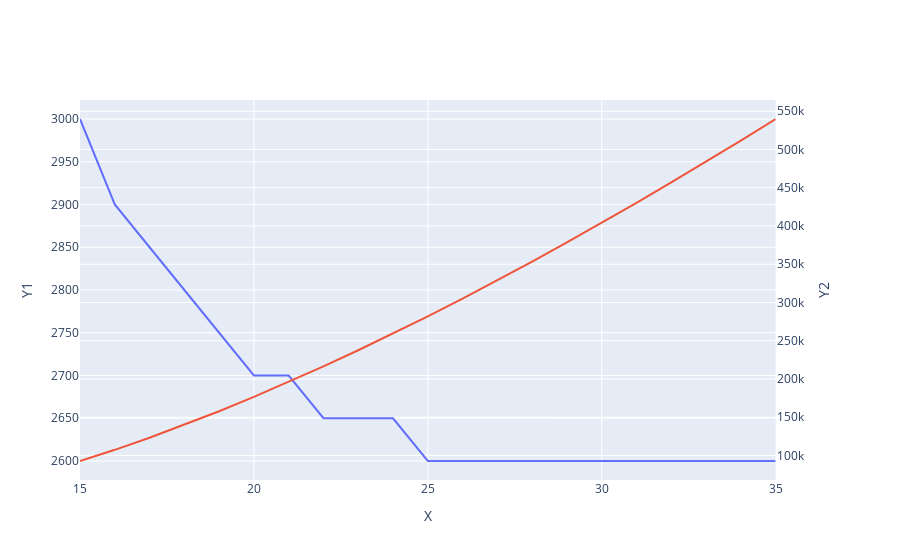

Here is the notebook cell this chart was saved with:
### Code cell
from plotly.subplots import make_subplots
subfig = make_subplots(specs=[[{"secondary_y": True}]])
y = list(map(lambda x: round(x/50)*50,rata121))
# create two independent figures with px.line each containing data from multiple columns
fig = px.line(x=x, y=y)
fig2 = px.line(x=x, y=odsetki)

fig2.update_traces(yaxis="y2")

subfig.add_traces(fig.data + fig2.data)
subfig.layout.xaxis.title="X"
subfig.layout.yaxis.title="Y1"
subfig.layout.yaxis2.title="Y2"

# recoloring is necessary otherwise lines from fig und fig2 would share each color
subfig.for_each_trace(lambda t: t.update(line={'color':t.marker.color}))
subfig.show()
y

### Figure 1 — Plotly figure (JSON) as saved in the notebook; plotly's stock layout.template omitted (floating-point values rounded to 4 significant figures)
{"data": [{"hovertemplate": "x=%{x}<br>y=%{y}<extra></extra>", "legendgroup": "", "line": {"dash": "solid"}, "marker": {"symbol": "circle"}, "mode": "lines", "name": "", "orientation": "v", "showlegend": false, "type": "scatter", "x": [15, 16, 17, 18, 19, 20, 21, 22, 23, 24, 25, 26, 27, 28, 29, 30, 31, 32, 33, 34, 35], "xaxis": "x", "y": [3000, 2900, 2850, 2800, 2750, 2700, 2700, 2650, 2650, 2650, 2600, 2600, 2600, 2600, 2600, 2600, 2600, 2600, 2600, 2600, 2600], "yaxis": "y"}, {"hovertemplate": "x=%{x}<br>y=%{y}<extra></extra>", "legendgroup": "", "line": {"dash": "solid"}, "marker": {"symbol": "circle"}, "mode": "lines", "name": "", "orientation": "v", "showlegend": false, "type": "scatter", "x": [15, 16, 17, 18, 19, 20, 21, 22, 23, 24, 25, 26, 27, 28, 29, 30, 31, 32, 33, 34, 35], "xaxis": "x", "y": [92739, 107354, 123129, 139961, 157768, 176482, 196048, 216416, 237547, 259401, 281950, 305160, 329006, 353462, 378505, 404112, 430266, 456939, 484117, 511781, 539915], "yaxis": "y2"}], "layout": {"xaxis": {"anchor": "y", "domain": [0, 0.94], "title": {"text": "X"}}, "yaxis": {"anchor": "x", "domain": [0, 1], "title": {"text": "Y1"}}, "yaxis2": {"anchor": "x", "overlaying": "y", "side": "right", "title": {"text": "Y2"}}}}
